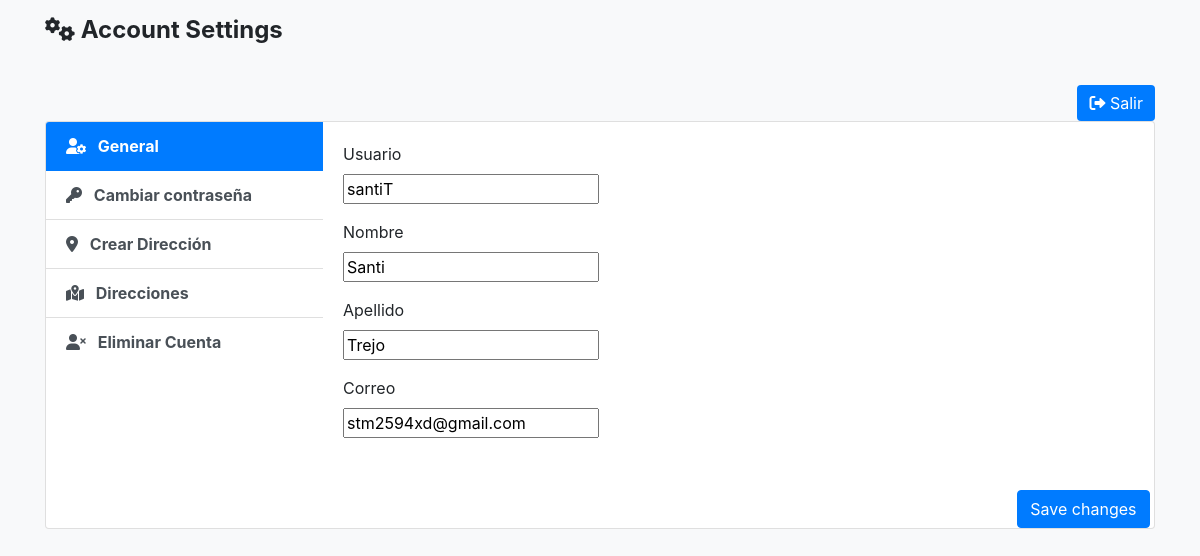
The page /Vista/Miperfil.php (signed in) on the database its author committed.
### tables this page shows
CREATE TABLE `usuarios` (
  `usuario` varchar(10) NOT NULL COMMENT 'Guarda el nombre identificador del usuario',
  `nombre` varchar(20) NOT NULL COMMENT 'Guarda el nombre real del usuario',
  `apellido` varchar(20) NOT NULL COMMENT 'Guarda el apellido del usuario',
  `correo` varchar(30) NOT NULL COMMENT 'Guarda el correo del usuario',
  `contrasena` varchar(30) NOT NULL COMMENT 'Guarda la contrasenia del usuario',
  `rol` int(11) NOT NULL COMMENT 'Tipo de rol del usuario',
  PRIMARY KEY (`usuario`),
  KEY `rol` (`rol`),
  CONSTRAINT `usuarios_ibfk_1` FOREIGN KEY (`rol`) REFERENCES `rol` (`id_rol`) ON UPDATE CASCADE
);

### Vista/Miperfil.php (the view, shortened to what this page needs)
<?php
$user = $_SESSION['usuario'];
require '../Modelo/conexion/conexion.php';
$consulta = "SELECT usuario, nombre, apellido, correo, rol FROM usuarios WHERE usuario = '$user'";
$resultado = mysqli_query($conexion, $consulta);
$rows = mysqli_fetch_array($resultado);
?>
<!DOCTYPE html>
<html lang="en">
<head>
    <link rel="stylesheet" href="../Static/css/MiperfilStyle.css">
    <link href="https://cdn.jsdelivr.net/npm/bootstrap@4.5.0/dist/css/bootstrap.min.css" rel="stylesheet">
    <link rel="stylesheet" href="https://cdnjs.cloudflare.com/ajax/libs/font-awesome/6.0.0-beta3/css/all.min.css">
</head>
<body>
    <div class="container light-style flex-grow-1 container-p-y">
        <h4 class="font-weight-bold py-3 mb-4">
            <i class="fas fa-cogs"></i> Account Settings
        </h4>
        <div class="text-right mt-3">
            <a href="../Vista/Index.php" class="btn btn-default">
                <i class="fas fa-sign-out-alt"></i> Salir
            </a>
        </div>
        <div class="card overflow-hidden">
            <div class="row no-gutters row-bordered row-border-light">
                <div class="col-md-3 pt-0">
                    <div class="list-group list-group-flush account-settings-links">
                        <a class="list-group-item list-group-item-action active" data-toggle="tab" href="#account-general">
                            <i class="fas fa-user-cog"></i> General
                        </a>
                        <a class="list-group-item list-group-item-action" data-toggle="tab" href="#account-change-password">
                            <i class="fas fa-key"></i> Cambiar contraseña
                        </a>
                        <a class="list-group-item list-group-item-action" data-toggle="tab" href="#create-dir">
                            <i class="fas fa-map-marker-alt"></i> Crear Dirección
                        </a>
                        <a class="list-group-item list-group-item-action" data-toggle="tab" href="#direcciones">
                            <i class="fas fa-map-marked-alt"></i> Direcciones
                        </a>
                        <a class="list-group-item list-group-item-action" data-toggle="tab" href="#drop-account">
                            <i class="fas fa-user-times"></i> Eliminar Cuenta
                        </a>
                    </div>
                </div>
                <div class="col-md-9">
                    <div class="tab-content">
                        <div class="tab-pane fade show active" id="account-general">
                        <form action="../Controlador/update_credenciales.php" method="POST" id="update_credenciales-" class="Actualizacion_credenciales">
                            <div class="card-body">
                                <div class="form-group">
                                    <label class="form-label">Usuario</label><br>
                                    <input type="text" placeholder="Usuario" name="usuario"
                                        value="<?php echo $rows['usuario']; ?>" required
                                        oninput="this.value = this.value.replace(/[^a-zA-Z0-9]/g, '')"
                                        maxlength="20"
                                        pattern="^[^@]+$"
                                        title="El usuario no puede contener el carácter '@' y solo puede incluir letras y números.">
                                </div>
                                <div class="form-group">
                                    <label class="form-label">Nombre</label><br>
                                    <input type="text" placeholder="Nombre" name="nombre"
                                        value="<?php echo $rows['nombre']; ?>" required
                                        oninput="this.value = this.value.replace(/[^a-zA-ZáéíóúÁÉÍÓÚñÑ\s]/g, '')"
                                        maxlength="30"
                                        title="El nombre solo puede contener letras.">
                                </div>
                                <div class="form-group">
                                    <label class="form-label">Apellido</label><br>
                                    <input type="text" placeholder="Apellido" name="apellido"
                                        value="<?php echo $rows['apellido']; ?>" required
                                        oninput="this.value = this.value.replace(/[^a-zA-ZáéíóúÁÉÍÓÚñÑ\s]/g, '')"
                                        maxlength="30"
                                        title="El apellido solo puede contener letras.">
                                </div>
                                <div class="form-group">
                                    <label class="form-label">Correo</label><br>
                                    <input type="email" placeholder="Correo" name="correo"
                                        value="<?php echo $rows['correo']; ?>" required
                                        maxlength="50"
                                        title="Por favor, ingresa un correo válido.">
                                </div>
                            </div>
                            <div class="text-right mt-3">
                                <button type="button" class="btn btn-primary" onclick="validarCredenciales(event)">Save changes</button>&nbsp;
                            </div>
                        </form>
                        </div>
                    </div>
                </div>
            </div>
        </div>
    </div>
</body>
</html>

### Vista/Miperfil.php (style rules this page uses)
body { background-color: #f8f9fa; }
.btn-default { background-color: #007bff; color: white; border: none; }
.list-group-item i { margin-right: 8px; }
.list-group-item { font-weight: bold; }
.list-group-item.active { background-color: #007bff; color: white; }

### rows shown on the page
usuarios: usuario "santiT", nombre "Santi", apellido "Trejo", correo "stm2594xd@gmail.com"
